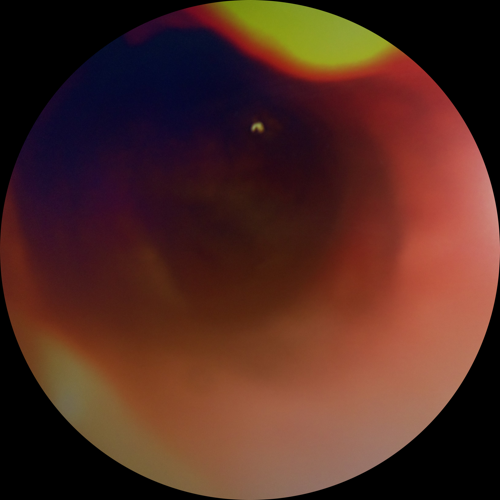
#> input picture data/raw/ebasaran-kaggale/Aom/aom_105.tiff, 500 x 500 px
$ python -i image_utils.py   (imports and definitions only)
#> lines starting #> are read from the running program, lines starting #| are printed output that depends on the picture
import os
import logging
import argparse
import json
import time
from datetime import datetime
from PIL import Image

# Define resampling constants with cross-version compatibility
try:
    # Modern PIL/Pillow (10.0.0+)
    from PIL.Image import Resampling
    LANCZOS = Resampling.LANCZOS
    BICUBIC = Resampling.BICUBIC
except (ImportError, AttributeError):
    # Fallback: use integer constants directly
    # These are the actual values used by PIL internally
    LANCZOS = 1  # Image.LANCZOS constant value
    BICUBIC = 3  # Image.BICUBIC constant value
import numpy as np
import cv2

# Configure logging
# [1 line not run here, left out]

src_dir = "data/raw"
out_dir = "data/processed"
target_size = (500, 500)  # Change this as needed

def convert_and_standardize(image_path, save_path, analyze_colors=False):
    """
    Convert and preprocess medical images using LAB color space CLAHE.

    Args:
        image_path: Path to input image
        save_path: Path to save processed image
        analyze_colors: Whether to perform color distribution analysis

    Returns:
        dict: Color analysis results if analyze_colors=True, else None
    """
#> called with save_path = 'out.png', analyze_colors = True
    try:
        # Load and validate image
        if not os.path.exists(image_path):
            raise FileNotFoundError(f"Input image not found: {image_path}")

        with Image.open(image_path) as im:
            # Log original image properties
#> im is the input picture: PIL image 500x500 RGB; mean R, G, B 80.6, 42.6, 34.1
            logging.debug(f"Processing {image_path}: {im.format}, {im.mode}, {im.size}")

            im = im.convert('RGB')
            # Use LANCZOS resampling with cross-version compatibility
            im = im.resize(target_size, LANCZOS)
            img_array = np.array(im).astype(np.uint8)

        # Validate image array
        if img_array.size == 0:
            raise ValueError(f"Empty image array for {image_path}")

        # Apply CLAHE in LAB color space (only to L channel)
        lab_img = cv2.cvtColor(img_array, cv2.COLOR_RGB2LAB)
#> lab_img: shape (500, 500, 3); mean of channels 0, 1, 2 57.1, 144.2, 140.2

        # Create CLAHE object with medical-appropriate parameters
        clahe = cv2.createCLAHE(clipLimit=2.0, tileGridSize=(8, 8))

        # Apply CLAHE only to the L (lightness) channel
        lab_img[:, :, 0] = clahe.apply(lab_img[:, :, 0])
#> lab_img: shape (500, 500, 3); mean of channels 0, 1, 2 70, 144.2, 140.2

        # Convert back to RGB
        clahe_img = cv2.cvtColor(lab_img, cv2.COLOR_LAB2RGB)
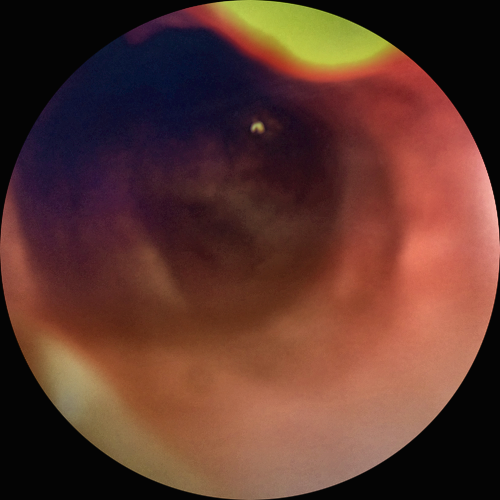
#> clahe_img: shape (500, 500, 3); mean R, G, B 94.2, 55.2, 45.7

        # Validate processed image
        if clahe_img.shape != img_array.shape:
            raise ValueError(f"Shape mismatch after CLAHE processing: {clahe_img.shape} vs {img_array.shape}")

        # Perform color analysis if requested
        color_analysis = None
        if analyze_colors:
            color_analysis = analyze_color_distribution(clahe_img)
            if color_analysis and color_analysis.get('has_color_cast', False):
                logging.warning(f"Color cast detected in {image_path}: ratio={color_analysis.get('color_cast_ratio', 'N/A')}")

        # Create output directory if it doesn't exist
        os.makedirs(os.path.dirname(save_path), exist_ok=True)

        # Save in PNG format for lossless compression (critical for medical imaging)
        img_out = Image.fromarray(clahe_img)
        img_out.save(save_path, "PNG", optimize=True)

        # Verify saved image
        if not os.path.exists(save_path):
            raise FileNotFoundError(f"Failed to save processed image: {save_path}")

        logging.debug(f"Successfully saved processed image: {save_path}")

        return color_analysis

    except Exception as e:
        logging.error(f"Error processing image {image_path}: {str(e)}")
        raise


def analyze_color_distribution(img_array):
    """
    Analyze color distribution to detect color casts or imaging issues.

    Args:
        img_array: RGB image array (numpy array)

    Returns:
        dict: Color analysis metrics including channel means, color cast detection
    """
    try:
        # Convert to float for calculations
        img_float = img_array.astype(np.float32)

        # Calculate channel statistics
        r_mean = np.mean(img_float[:, :, 0])
#> r_mean = 94.23
        g_mean = np.mean(img_float[:, :, 1])
#> g_mean = 55.2
        b_mean = np.mean(img_float[:, :, 2])
#> b_mean = 45.72

        # Calculate channel standard deviations
        r_std = np.std(img_float[:, :, 0])
#> r_std = 70.58
        g_std = np.std(img_float[:, :, 1])
#> g_std = 46.59
        b_std = np.std(img_float[:, :, 2])
#> b_std = 30.26

        # Detect color cast (significant imbalance between channels)
        mean_channels = [r_mean, g_mean, b_mean]
#> mean_channels = [94.23, 55.2, 45.72]
        max_mean = max(mean_channels)
#> max_mean = 94.23
        min_mean = min(mean_channels)
#> min_mean = 45.72
        color_cast_ratio = max_mean / (min_mean + 1e-6)
#> color_cast_ratio = 2.06

        # Check for potential issues (updated thresholds per requirements)
        has_color_cast = color_cast_ratio > 1.3  # Threshold for significant color cast
#> has_color_cast = True
        is_overexposed = np.mean(img_float) > 220  # Average pixel value too high
#> is_overexposed = False
        is_underexposed = np.mean(img_float) < 35  # Average pixel value too low
#> is_underexposed = False

        # Additional quality checks
        severe_color_cast = color_cast_ratio > 1.5  # Severe color cast threshold
#> severe_color_cast = True
        extreme_overexposed = np.mean(img_float) > 240
#> extreme_overexposed = False
        extreme_underexposed = np.mean(img_float) < 15
#> extreme_underexposed = False

        return {
            'channel_means': {'r': float(r_mean), 'g': float(g_mean), 'b': float(b_mean)},
            'channel_stds': {'r': float(r_std), 'g': float(g_std), 'b': float(b_std)},
            'color_cast_ratio': float(color_cast_ratio),
            'has_color_cast': has_color_cast,
            'severe_color_cast': severe_color_cast,
            'is_overexposed': is_overexposed,
            'is_underexposed': is_underexposed,
            'extreme_overexposed': extreme_overexposed,
            'extreme_underexposed': extreme_underexposed,
            'overall_brightness': float(np.mean(img_float))
        }

    except Exception as e:
        logging.error(f"Error analyzing color distribution: {str(e)}")
        return None


# [29 lines left out: function should_skip_file, not called in this run]


def calculate_quality_score(color_analysis):
    """
    Calculate overall quality score based on color analysis.

    Args:
        color_analysis: Dict from analyze_color_distribution

    Returns:
        float: Quality score between 0-1 (1 = perfect quality)
    """
    if not color_analysis:
        return 0.5  # Neutral score if no analysis

    score = 1.0

    # Penalize color cast
    color_cast_ratio = color_analysis.get('color_cast_ratio', 1.0)
    if color_cast_ratio > 1.5:  # Severe color cast
        score -= 0.4
    elif color_cast_ratio > 1.3:  # Moderate color cast
        score -= 0.2

    # Penalize exposure issues
    if color_analysis.get('is_overexposed', False):
        score -= 0.3
    if color_analysis.get('is_underexposed', False):
        score -= 0.3

    # Check brightness range (ideal medical images should have good contrast)
    brightness = color_analysis.get('overall_brightness', 127)
    if brightness < 20 or brightness > 235:  # Extreme exposure
        score -= 0.2

    return max(0.0, min(1.0, score))


def process_with_quality_check(image_path, save_path, quality_threshold=0.8, strict_mode=False):
    """
    Process image with comprehensive quality checks.

    Args:
        image_path: Path to input image
        save_path: Path to save processed image
        quality_threshold: Minimum quality score (0-1) to save image
        strict_mode: If True, don't save images with any quality issues

    Returns:
        dict: Processing results with keys:
            - success: bool
            - saved: bool (whether image was saved)
            - quality_score: float (0-1)
            - quality_issues: list of issue descriptions
            - color_analysis: dict with color metrics
            - output_path: str
            - error: str (if success=False)
    """
    try:
        # Process image with color analysis
        color_analysis = convert_and_standardize(image_path, save_path, analyze_colors=True)
#> in convert_and_standardize, `color_analysis = analyze_color_distribution(clahe_img)`: color_analysis = 10 items
#> color_analysis = 10 items

        # Comprehensive quality assessment
        quality_issues = []

        if color_analysis:
            # Check for color cast
            color_cast_ratio = color_analysis.get('color_cast_ratio', 1.0)
#> color_cast_ratio = 2.06
            if color_cast_ratio > 1.5:
                quality_issues.append(f"Severe color cast detected (ratio: {color_cast_ratio:.2f})")
            elif color_cast_ratio > 1.3:
                quality_issues.append(f"Moderate color cast detected (ratio: {color_cast_ratio:.2f})")

            # Check exposure
            if color_analysis.get('is_overexposed', False):
                quality_issues.append("Image appears overexposed")
            if color_analysis.get('is_underexposed', False):
                quality_issues.append("Image appears underexposed")

            # Check brightness extremes
            brightness = color_analysis.get('overall_brightness', 127)
#> brightness = 65.05
            if brightness < 20:
                quality_issues.append("Extremely dark image")
            elif brightness > 235:
                quality_issues.append("Extremely bright image")

        # Calculate overall quality score
        quality_score = calculate_quality_score(color_analysis)
#> in calculate_quality_score, `color_cast_ratio = color_analysis.get('color_cast_ratio', 1.0)`: color_cast_ratio = 2.06
#> in calculate_quality_score, `brightness = color_analysis.get('overall_brightness', 127)`: brightness = 65.05
#> quality_score = 0.6

        # Determine if image should be saved
        should_save = True
        if strict_mode and quality_issues:
            should_save = False
            # Remove the already saved file if it exists
            if os.path.exists(save_path):
                os.remove(save_path)
        elif quality_score < quality_threshold:
            should_save = False
            # Remove the already saved file if it exists
            if os.path.exists(save_path):
                os.remove(save_path)

        # Log quality issues
        if quality_issues:
            level = logging.ERROR if quality_score < 0.5 else logging.WARNING
#> level = 30
            logging.log(level, f"Quality issues in {image_path}: {'; '.join(quality_issues)} (score: {quality_score:.2f})")

        return {
            'success': True,
            'saved': should_save,
            'quality_score': quality_score,
            'quality_issues': quality_issues,
            'color_analysis': color_analysis,
            'output_path': save_path
        }

    except Exception as e:
        return {
            'success': False,
            'saved': False,
            'quality_score': 0.0,
            'quality_issues': [],
            'color_analysis': None,
            'output_path': save_path,
            'error': str(e)
        }

# [55 lines left out: functions parse_arguments, save_processing_report, estimate_time_remaining, not called in this run]


# Recursively process and preserve folder structure
# [167 lines not run here, left out]


>>> result = process_with_quality_check('../../data/raw/ebasaran-kaggale/Aom/aom_105.tiff', 'out.png')
#> result = 6 items

$ run again, on data/raw/ebasaran-kaggale/Chornic/chronic_16.tiff
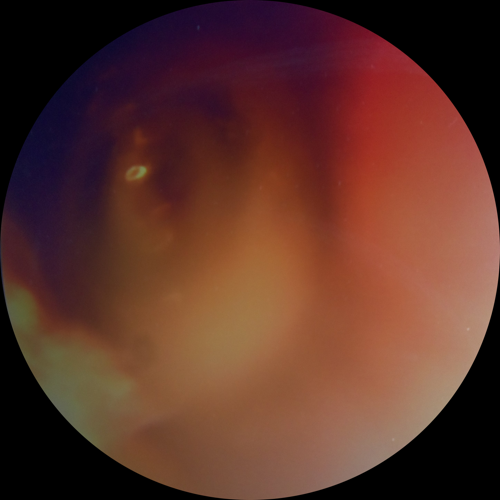
#> input picture data/raw/ebasaran-kaggale/Chornic/chronic_16.tiff, 500 x 500 px
#> in convert_and_standardize, im is the input picture: PIL image 500x500 RGB; mean R, G, B 92.6, 51.4, 41.7
#> in convert_and_standardize, `clahe_img = cv2.cvtColor(lab_img, cv2.COLOR_LAB2RGB)`:
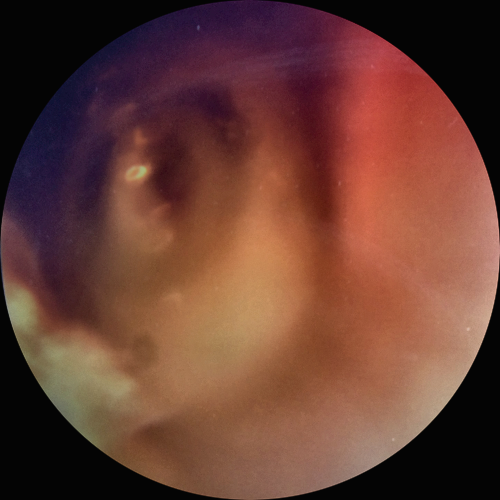
#> clahe_img: shape (500, 500, 3); mean R, G, B 104.5, 62.4, 52
#> r_mean = 104.5
#> g_mean = 62.36
#> b_mean = 51.96
#> r_std = 66.62
#> g_std = 44.34
#> b_std = 31.05
#> mean_channels = [104.5, 62.36, 51.96]
#> max_mean = 104.5
#> min_mean = 51.96
#> in analyze_color_distribution, `color_cast_ratio = max_mean / (min_mean + 1e-6)`: color_cast_ratio = 2.01
#> has_color_cast = True
#> is_overexposed = False
#> severe_color_cast = True
#> extreme_overexposed = False
#> in convert_and_standardize, `color_analysis = analyze_color_distribution(clahe_img)`: color_analysis = 10 items
#> in process_with_quality_check, `color_cast_ratio = color_analysis.get('color_cast_ratio', 1.0)`: color_cast_ratio = 2.01
#> in process_with_quality_check, `brightness = color_analysis.get('overall_brightness', 127)`: brightness = 72.95
#> in calculate_quality_score, `color_cast_ratio = color_analysis.get('color_cast_ratio', 1.0)`: color_cast_ratio = 2.01
#> in calculate_quality_score, `brightness = color_analysis.get('overall_brightness', 127)`: brightness = 72.95
#> quality_score = 0.6
#> level = 30
#> result = 6 items

$ run again, on data/raw/ebasaran-kaggale/Chornic/chronic_19.tiff
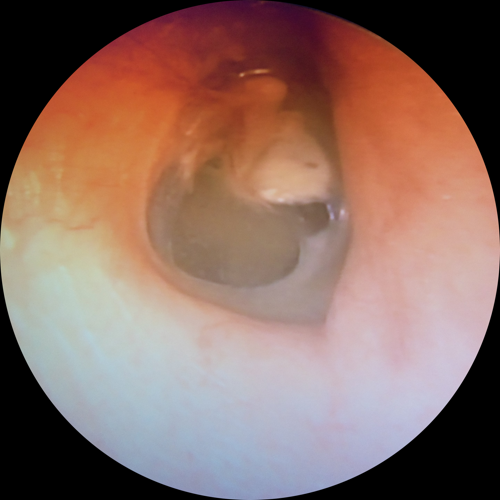
#> input picture data/raw/ebasaran-kaggale/Chornic/chronic_19.tiff, 500 x 500 px
#> in convert_and_standardize, im is the input picture: PIL image 500x500 RGB; mean R, G, B 140.6, 110.1, 100.8
#> in convert_and_standardize, `clahe_img = cv2.cvtColor(lab_img, cv2.COLOR_LAB2RGB)`:
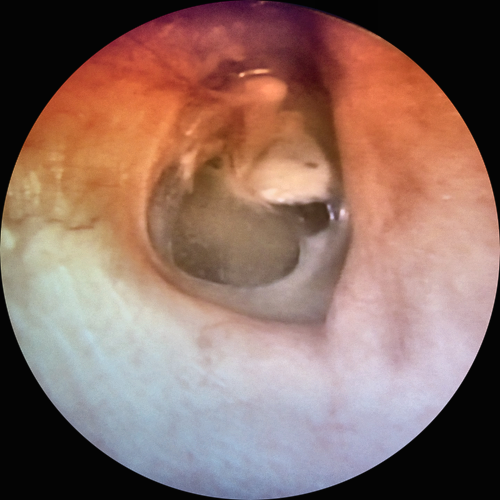
#> clahe_img: shape (500, 500, 3); mean R, G, B 142.2, 111.4, 101.9
#> r_mean = 142.2
#> g_mean = 111.4
#> b_mean = 101.9
#> r_std = 78.34
#> g_std = 69.54
#> b_std = 73.04
#> mean_channels = [142.2, 111.4, 101.9]
#> max_mean = 142.2
#> min_mean = 101.9
#> in analyze_color_distribution, `color_cast_ratio = max_mean / (min_mean + 1e-6)`: color_cast_ratio = 1.4
#> has_color_cast = True
#> is_overexposed = False
#> in convert_and_standardize, `color_analysis = analyze_color_distribution(clahe_img)`: color_analysis = 10 items
#> in process_with_quality_check, `color_cast_ratio = color_analysis.get('color_cast_ratio', 1.0)`: color_cast_ratio = 1.4
#> in process_with_quality_check, `brightness = color_analysis.get('overall_brightness', 127)`: brightness = 118.5
#> in calculate_quality_score, `color_cast_ratio = color_analysis.get('color_cast_ratio', 1.0)`: color_cast_ratio = 1.4
#> in calculate_quality_score, `brightness = color_analysis.get('overall_brightness', 127)`: brightness = 118.5
#> quality_score = 0.8
#> level = 30
#> result = 6 items

$ run again, on data/raw/ebasaran-kaggale/Earventulation/chrneftup_11.tiff
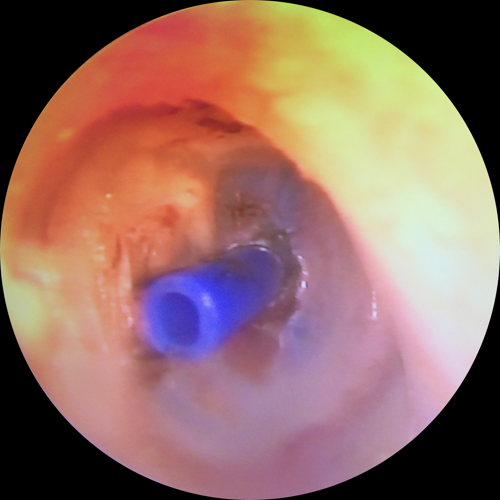
#> input picture data/raw/ebasaran-kaggale/Earventulation/chrneftup_11.tiff, 500 x 500 px
#> in convert_and_standardize, im is the input picture: PIL image 500x500 RGB; mean R, G, B 148.6, 110.8, 102.3
#> in convert_and_standardize, `clahe_img = cv2.cvtColor(lab_img, cv2.COLOR_LAB2RGB)`:
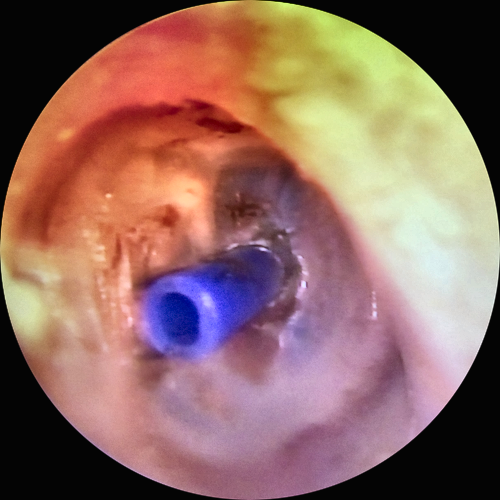
#> clahe_img: shape (500, 500, 3); mean R, G, B 145.1, 107.8, 99.2
#> r_mean = 145.1
#> g_mean = 107.8
#> b_mean = 99.25
#> r_std = 82.2
#> g_std = 72.72
#> b_std = 68.06
#> mean_channels = [145.1, 107.8, 99.25]
#> max_mean = 145.1
#> min_mean = 99.25
#> in analyze_color_distribution, `color_cast_ratio = max_mean / (min_mean + 1e-6)`: color_cast_ratio = 1.46
#> has_color_cast = True
#> is_overexposed = False
#> in convert_and_standardize, `color_analysis = analyze_color_distribution(clahe_img)`: color_analysis = 10 items
#> in process_with_quality_check, `color_cast_ratio = color_analysis.get('color_cast_ratio', 1.0)`: color_cast_ratio = 1.46
#> in process_with_quality_check, `brightness = color_analysis.get('overall_brightness', 127)`: brightness = 117.4
#> in calculate_quality_score, `color_cast_ratio = color_analysis.get('color_cast_ratio', 1.0)`: color_cast_ratio = 1.46
#> in calculate_quality_score, `brightness = color_analysis.get('overall_brightness', 127)`: brightness = 117.4
#> quality_score = 0.8
#> level = 30
#> result = 6 items
